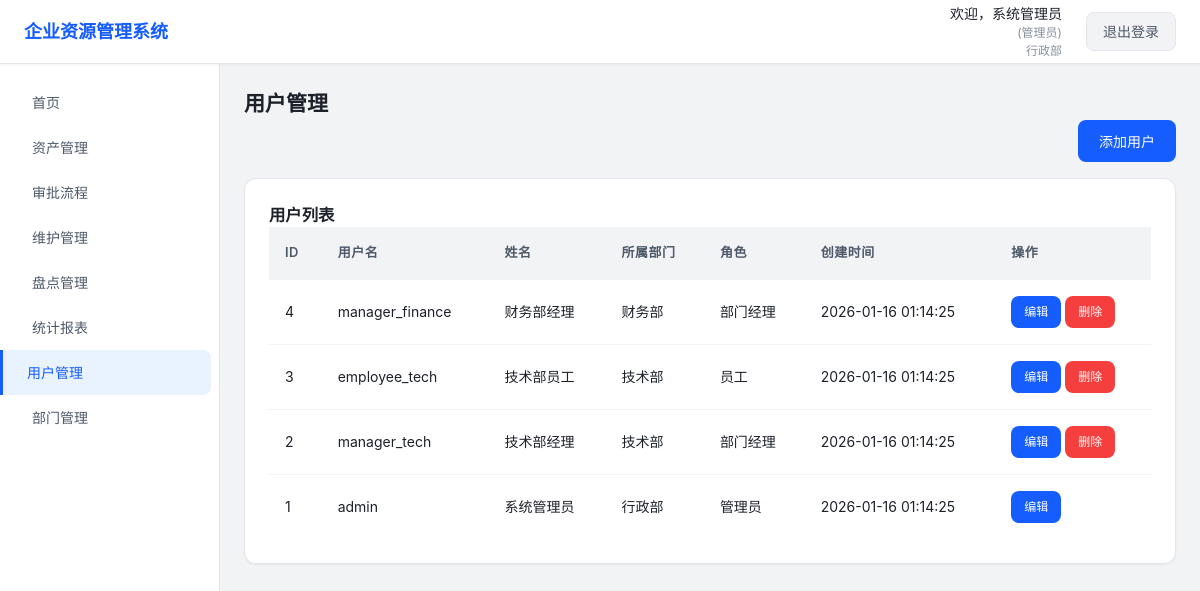
/users.php (signed in), run on the app's committed database.
### tables this page shows
CREATE TABLE IF NOT EXISTS `departments` (
  `id` INT AUTO_INCREMENT PRIMARY KEY,
  `name` VARCHAR(100) NOT NULL,
  `description` TEXT,
  `created_at` TIMESTAMP DEFAULT CURRENT_TIMESTAMP,
  `updated_at` TIMESTAMP DEFAULT CURRENT_TIMESTAMP ON UPDATE CURRENT_TIMESTAMP
);

CREATE TABLE IF NOT EXISTS `users` (
  `id` INT AUTO_INCREMENT PRIMARY KEY,
  `username` VARCHAR(100) NOT NULL,
  `password` VARCHAR(255) NOT NULL,
  `name` VARCHAR(100) NOT NULL,
  `department_id` INT,
  `role` ENUM('admin', 'manager', 'employee') DEFAULT 'employee',
  `created_at` TIMESTAMP DEFAULT CURRENT_TIMESTAMP,
  `updated_at` TIMESTAMP DEFAULT CURRENT_TIMESTAMP ON UPDATE CURRENT_TIMESTAMP
);

### config/db.php (called while the page is built, shortened)
<?php
$servername = "localhost";
$username = "test";
$password = "123456";
$dbname = "php_wish";
$conn = new mysqli($servername, $username, $password, $dbname);
$conn->set_charset("utf8mb4");
function execute_query($sql, $params = []) {
    global $conn;
    $stmt = $conn->prepare($sql);
    if (!empty($params)) {
        $types = str_repeat("s", count($params));
        $stmt->bind_param($types, ...$params);
    }
    $result = $stmt->execute();
    if (strtolower(substr(trim($sql), 0, 6)) === "select") {
        $result_set = $stmt->get_result();
        $rows = [];
        while ($row = $result_set->fetch_assoc()) {
            $rows[] = $row;
        }
        return $rows;
    }
    $affected_rows = $stmt->affected_rows;
    return ["affected_rows" => $affected_rows];
}
?>

### users.php (the view, shortened to what this page needs)
<?php
require_once 'config/db.php';
$user_id = $_SESSION['user_id'];
$name = $_SESSION['name'];
$role = $_SESSION['role'];
$department_id = $_SESSION['department_id'];
$dept_sql = "SELECT name FROM departments WHERE id = ?";
$dept_result = execute_query($dept_sql, [$department_id]);
$department_name = htmlspecialchars($dept_result[0]['name'] ?? '未知部门');
$users_sql = "SELECT u.*, d.name as department_name FROM users u
             LEFT JOIN departments d ON u.department_id = d.id
             ORDER BY u.id DESC";
$users = execute_query($users_sql);
?>
<!DOCTYPE html>
<html lang="zh-CN">
<head>
    <link rel="stylesheet" href="assets/css/style.css">
</head>
<body>
    <div class="container">
        <header class="header">
            <div class="header-left">
                <h1>企业资源管理系统</h1>
            </div>
            <div class="header-right">
                <div class="user-info">
                    <span class="user-name">欢迎，<?php echo $name; ?></span>
                    <span class="role">(<?php echo $role === 'admin' ? '管理员' : ($role === 'manager' ? '部门经理' : '员工'); ?>)</span>
                    <span class="department"><?php echo $department_name; ?></span>
                </div>
                <a href="logout.php" class="logout-btn">退出登录</a>
            </div>
        </header>
        <div class="main-container">
            <nav class="sidebar">
                <ul>
                    <li><a href="index.php">首页</a></li>
                    <li><a href="assets.php">资产管理</a></li>
                    <li><a href="approval.php">审批流程</a></li>
                    <li><a href="maintenance.php">维护管理</a></li>
                    <li><a href="inventory.php">盘点管理</a></li>
                    <?php if ($role === 'admin' || $role === 'manager'): ?>
                        <li><a href="reports.php">统计报表</a></li>
                        <li><a href="users.php" class="active">用户管理</a></li>
                    <?php endif; ?>
                    <?php if ($role === 'admin'): ?>
                        <li><a href="departments.php">部门管理</a></li>
                    <?php endif; ?>
                </ul>
            </nav>
            <main class="main-content">
            <h2>用户管理</h2>
            <div style="margin-bottom: 16px; display: flex; justify-content: flex-end;">
                <button class="btn btn-primary" data-modal="user-modal">添加用户</button>
            </div>
            <div class="activity-section">
                <h3>用户列表</h3>
                <table class="activity-table">
                    <thead>
                        <tr>
                            <th>ID</th>
                            <th>用户名</th>
                            <th>姓名</th>
                            <th>所属部门</th>
                            <th>角色</th>
                            <th>创建时间</th>
                            <th>操作</th>
                        </tr>
                    </thead>
                    <tbody>
                        <?php if (!empty($users)): ?>
                            <?php foreach ($users as $user): ?>
                                <tr>
                                    <td><?php echo (int)$user['id']; ?></td>
                                    <td><?php echo htmlspecialchars($user['username']); ?></td>
                                    <td><?php echo htmlspecialchars($user['name']); ?></td>
                                    <td><?php echo htmlspecialchars($user['department_name'] ?? '未分配'); ?></td>
                                    <td><?php echo $user['role'] === 'admin' ? '管理员' : ($user['role'] === 'manager' ? '部门经理' : '员工'); ?></td>
                                    <td><?php echo $user['created_at']; ?></td>
                                    <td>
                                        <a href="users.php?edit=<?php echo (int)$user['id']; ?>" class="btn btn-sm btn-primary">编辑</a>
                                        <?php if ($user['id'] != $user_id): ?>
                                            <a href="users.php?delete=<?php echo (int)$user['id']; ?>" class="btn btn-sm btn-danger" onclick="return confirm('确定要删除此用户吗？');">删除</a>
                                        <?php endif; ?>
                                    </td>
                                </tr>
                            <?php endforeach; ?>
                        <?php else: ?>
                            <tr>
                                <td colspan="7" class="no-data">暂无用户</td>
                            </tr>
                        <?php endif; ?>
                    </tbody>
                </table>
            </div>
        </main>
        </div>
    </div>
</body>
</html>

### assets/css/style.css (style rules this page uses)
:root { --primary-color: #165DFF; --primary-light: #E8F3FF; --primary-dark: #0E42B8; --success-color: #00B42A; --warning-color: #FF7D00; --danger-color: #F53F3F; --info-color: #86909C; --text-primary: #1D2129; --text-secondary: #4E5969; --text-tertiary: #86909C; --bg-light: #F2F3F5; --bg-white: #FFFFFF; --border-color: #E5E6EB; --border-light: #F2F3F5; --shadow-sm: 0 1px 2px rgba(0, 0, 0, 0.05); --shadow-md: 0 4px 6px -1px rgba(0, 0, 0, 0.1), 0 2px 4px -1px rgba(0, 0, 0, 0.06); --shadow-lg: 0 10px 15px -3px rgba(0, 0, 0, 0.1), 0 4px 6px -2px rgba(0, 0, 0, 0.05); --transition: all 0.3s ease; --radius-sm: 4px; --radius-md: 8px; --radius-lg: 12px; }
* { margin: 0; padding: 0; box-sizing: border-box; }
body { font-family: -apple-system, BlinkMacSystemFont, 'Segoe UI', Roboto, 'Helvetica Neue', Arial, sans-serif; background-color: var(--bg-light); color: var(--text-primary); line-height: 1.5; font-size: 14px; display: flex; justify-content: center; }
.container { display: flex; flex-direction: column; min-height: 100vh; background-color: var(--bg-light); width: 100%; max-width: 1200px; }
.header { display: flex; justify-content: space-between; align-items: center; background-color: var(--bg-white); color: var(--text-primary); padding: 0 24px; height: 64px; box-shadow: var(--shadow-sm); border-bottom: 1px solid var(--border-color); position: sticky; top: 0; z-index: 100; }
.header-left h1 { font-size: 18px; font-weight: 600; color: var(--primary-color); }
.header-right { display: flex; align-items: center; gap: 24px; }
.user-info { display: flex; flex-direction: column; align-items: flex-end; }
.user-info .user-name { font-weight: 500; color: var(--text-primary); font-size: 14px; }
.user-info .role, .user-info .department { font-size: 12px; color: var(--text-tertiary); }
.logout-btn { background-color: var(--bg-light); color: var(--text-secondary); padding: 8px 16px; border-radius: var(--radius-md); text-decoration: none; font-size: 14px; font-weight: 500; transition: var(--transition); border: 1px solid var(--border-color); }
.main-container { display: flex; min-height: calc(100vh - 64px); }
.sidebar { width: 220px; background-color: var(--bg-white); color: var(--text-primary); min-height: calc(100vh - 64px); border-right: 1px solid var(--border-color); transition: var(--transition); flex-shrink: 0; }
.sidebar ul { list-style: none; padding: 16px 0; }
.sidebar ul li a { display: flex; align-items: center; padding: 12px 24px; color: var(--text-secondary); text-decoration: none; border-radius: 0 var(--radius-md) var(--radius-md) 0; margin: 0 8px; transition: var(--transition); font-size: 14px; font-weight: 400; }
.sidebar ul li a.active { background-color: var(--primary-light); color: var(--primary-color); font-weight: 500; border-left: 3px solid var(--primary-color); margin-left: 0; }
.main-content { flex: 1; padding: 24px; min-height: calc(100vh - 64px); background-color: var(--bg-light); transition: var(--transition); }
.activity-section { background-color: var(--bg-white); padding: 24px; border-radius: var(--radius-lg); box-shadow: var(--shadow-sm); border: 1px solid var(--border-color); }
.activity-table { width: 100%; border-collapse: collapse; font-size: 14px; }
.activity-table th, .activity-table td { padding: 16px; text-align: left; border-bottom: 1px solid var(--border-light); }
.activity-table th { background-color: var(--bg-light); font-weight: 600; color: var(--text-secondary); font-size: 13px; text-transform: uppercase; letter-spacing: 0.5px; }
.activity-table tr:last-child td { border-bottom: none; }
.btn { padding: 10px 20px; border: 1px solid transparent; border-radius: var(--radius-md); font-size: 14px; font-weight: 500; cursor: pointer; transition: var(--transition); text-decoration: none; display: inline-flex; align-items: center; gap: 6px; justify-content: center; white-space: nowrap; }
.btn-primary { background-color: var(--primary-color); color: white; }
.btn-danger { background-color: var(--danger-color); color: white; }
.btn-sm { padding: 6px 12px; font-size: 12px; }

### data on the page
departments: name "行政部"
users: id "4", username "manager_finance", name "财务部经理", department.name "财务部", role "部门经理", created_at "2026-01-16 01:14:25"
users: id "3", username "employee_tech", name "技术部员工", department.name "技术部", role "员工", created_at "2026-01-16 01:14:25"
users: id "2", username "manager_tech", name "技术部经理", department.name "技术部", role "部门经理", created_at "2026-01-16 01:14:25"
users: id "1", username "admin", name "系统管理员", department.name "行政部", role "管理员", created_at "2026-01-16 01:14:25"

### other printed values
$name "系统管理员"
